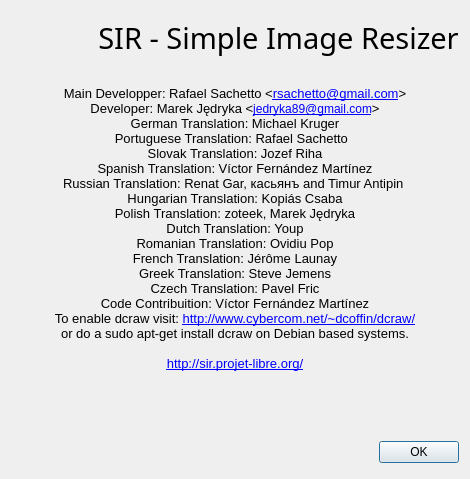
<?xml version="1.0" encoding="UTF-8"?>
<ui version="4.0">
 <class>About</class>
 <widget class="QDialog" name="About">
  <property name="geometry">
   <rect>
    <x>0</x>
    <y>0</y>
    <width>470</width>
    <height>479</height>
   </rect>
  </property>
  <property name="windowTitle">
   <string>Sir - Simple Image Resizer</string>
  </property>
  <property name="windowIcon">
   <iconset resource="../application.qrc">
    <normaloff>:/images/sir-32x32.png</normaloff>:/images/sir-32x32.png</iconset>
  </property>
  <layout class="QGridLayout" name="gridLayout">
   <item row="0" column="0">
    <layout class="QVBoxLayout" name="verticalLayout_3">
     <item>
      <layout class="QHBoxLayout" name="horizontalLayout_2">
       <item>
        <widget class="QLabel" name="label">
         <property name="text">
          <string/>
         </property>
         <property name="pixmap">
          <pixmap resource="../application.qrc">:/images/sir-64x64.png</pixmap>
         </property>
        </widget>
       </item>
       <item>
        <widget class="QLabel" name="label_2">
         <property name="font">
          <font>
           <family>Sui Generis</family>
           <pointsize>22</pointsize>
          </font>
         </property>
         <property name="text">
          <string>SIR - Simple Image Resizer</string>
         </property>
         <property name="textFormat">
          <enum>Qt::AutoText</enum>
         </property>
         <property name="alignment">
          <set>Qt::AlignCenter</set>
         </property>
        </widget>
       </item>
      </layout>
     </item>
     <item>
      <widget class="QLabel" name="label_3">
       <property name="text">
        <string>&lt;!DOCTYPE HTML PUBLIC &quot;-//W3C//DTD HTML 4.0//EN&quot; &quot;http://www.w3.org/TR/REC-html40/strict.dtd&quot;&gt;
&lt;html&gt;&lt;head&gt;&lt;meta name=&quot;qrichtext&quot; content=&quot;1&quot; /&gt;&lt;style type=&quot;text/css&quot;&gt;
p, li { white-space: pre-wrap; }
&lt;/style&gt;&lt;/head&gt;&lt;body style=&quot; font-family:'Sans Serif'; font-size:9pt; font-weight:400; font-style:normal;&quot;&gt;
&lt;p style=&quot;-qt-paragraph-type:empty; margin-top:0px; margin-bottom:0px; margin-left:0px; margin-right:0px; -qt-block-indent:0; text-indent:0px; font-family:'MS Shell Dlg 2'; font-size:10pt;&quot;&gt;&lt;br /&gt;&lt;/p&gt;
&lt;p style=&quot; margin-top:0px; margin-bottom:0px; margin-left:0px; margin-right:0px; -qt-block-indent:0; text-indent:0px;&quot;&gt;&lt;span style=&quot; font-family:'MS Shell Dlg 2'; font-size:10pt; color:#000000;&quot;&gt;Main Developper: Rafael Sachetto &amp;lt;&lt;/span&gt;&lt;a href=&quot;mailto:rsachetto@gmail.com&quot;&gt;&lt;span style=&quot; font-family:'MS Shell Dlg 2'; font-size:10pt; text-decoration: underline; color:#0000ff;&quot;&gt;rsachetto@gmail.com&lt;/span&gt;&lt;/a&gt;&lt;span style=&quot; font-family:'MS Shell Dlg 2'; font-size:10pt; color:#000000;&quot;&gt;&amp;gt;&lt;/span&gt;&lt;/p&gt;
&lt;p style=&quot; margin-top:0px; margin-bottom:0px; margin-left:0px; margin-right:0px; -qt-block-indent:0; text-indent:0px;&quot;&gt;&lt;span style=&quot; font-family:'MS Shell Dlg 2'; font-size:10pt; color:#000000;&quot;&gt;Developer: Marek Jędryka &amp;lt;&lt;/span&gt;&lt;a href=&quot;mailto:jedryka89@gmail.com&quot;&gt;&lt;span style=&quot; text-decoration: underline; color:#0000ff;&quot;&gt;jedryka89@gmail.com&lt;/span&gt;&lt;/a&gt;&lt;span style=&quot; font-family:'MS Shell Dlg 2'; font-size:10pt; color:#000000;&quot;&gt;&amp;gt;&lt;/span&gt;&lt;/p&gt;
&lt;p style=&quot; margin-top:0px; margin-bottom:0px; margin-left:0px; margin-right:0px; -qt-block-indent:0; text-indent:0px;&quot;&gt;&lt;span style=&quot; font-family:'MS Shell Dlg 2'; font-size:10pt; color:#000000;&quot;&gt;German Translation: Michael Kruger&lt;/span&gt;&lt;/p&gt;
&lt;p style=&quot; margin-top:0px; margin-bottom:0px; margin-left:0px; margin-right:0px; -qt-block-indent:0; text-indent:0px;&quot;&gt;&lt;span style=&quot; font-family:'MS Shell Dlg 2'; font-size:10pt; color:#000000;&quot;&gt;Portuguese Translation: Rafael Sachetto  &lt;/span&gt;&lt;/p&gt;
&lt;p style=&quot; margin-top:0px; margin-bottom:0px; margin-left:0px; margin-right:0px; -qt-block-indent:0; text-indent:0px;&quot;&gt;&lt;span style=&quot; font-family:'MS Shell Dlg 2'; font-size:10pt; color:#000000;&quot;&gt;Slovak Translation: Jozef Riha&lt;/span&gt;&lt;/p&gt;
&lt;p style=&quot; margin-top:0px; margin-bottom:0px; margin-left:0px; margin-right:0px; -qt-block-indent:0; text-indent:0px;&quot;&gt;&lt;span style=&quot; font-family:'MS Shell Dlg 2'; font-size:10pt; color:#000000;&quot;&gt;Spanish Translation: Víctor Fernández Martínez&lt;/span&gt;&lt;/p&gt;
&lt;p style=&quot; margin-top:0px; margin-bottom:0px; margin-left:0px; margin-right:0px; -qt-block-indent:0; text-indent:0px;&quot;&gt;&lt;span style=&quot; font-family:'MS Shell Dlg 2'; font-size:10pt; color:#000000;&quot;&gt;Russian Translation: Renat Gar, касьянъ and Timur Antipin&lt;/span&gt;&lt;span style=&quot; font-family:'MS Shell Dlg 2'; font-size:10pt; color:#00681c;&quot;&gt; &lt;/span&gt;&lt;/p&gt;
&lt;p style=&quot; margin-top:0px; margin-bottom:0px; margin-left:0px; margin-right:0px; -qt-block-indent:0; text-indent:0px;&quot;&gt;&lt;span style=&quot; font-family:'MS Shell Dlg 2'; font-size:10pt; color:#000000;&quot;&gt;Hungarian Translation: Kopiás Csaba&lt;/span&gt;&lt;/p&gt;
&lt;p style=&quot; margin-top:0px; margin-bottom:0px; margin-left:0px; margin-right:0px; -qt-block-indent:0; text-indent:0px;&quot;&gt;&lt;span style=&quot; font-family:'MS Shell Dlg 2'; font-size:10pt; color:#000000;&quot;&gt;Polish Translation: zoteek, Marek Jędryka&lt;/span&gt;&lt;/p&gt;
&lt;p style=&quot; margin-top:0px; margin-bottom:0px; margin-left:0px; margin-right:0px; -qt-block-indent:0; text-indent:0px;&quot;&gt;&lt;span style=&quot; font-family:'MS Shell Dlg 2'; font-size:10pt; color:#000000;&quot;&gt;Dutch Translation: Youp&lt;/span&gt;&lt;/p&gt;
&lt;p style=&quot; margin-top:0px; margin-bottom:0px; margin-left:0px; margin-right:0px; -qt-block-indent:0; text-indent:0px;&quot;&gt;&lt;span style=&quot; font-family:'MS Shell Dlg 2'; font-size:10pt; color:#000000;&quot;&gt;Romanian Translation: Ovidiu Pop&lt;/span&gt;&lt;/p&gt;
&lt;p style=&quot; margin-top:0px; margin-bottom:0px; margin-left:0px; margin-right:0px; -qt-block-indent:0; text-indent:0px;&quot;&gt;&lt;span style=&quot; font-family:'MS Shell Dlg 2'; font-size:10pt; color:#000000;&quot;&gt;French Translation: &lt;/span&gt;&lt;span style=&quot; font-family:'Verdana ,Bitstream Vera Sans ,Arial ,Helvetica ,Sans ,Bitstream Vera Serif'; font-size:10pt; color:#000000;&quot;&gt;Jérôme Launay&lt;/span&gt;&lt;/p&gt;
&lt;p style=&quot; margin-top:0px; margin-bottom:0px; margin-left:0px; margin-right:0px; -qt-block-indent:0; text-indent:0px;&quot;&gt;&lt;span style=&quot; font-family:'Verdana ,Bitstream Vera Sans ,Arial ,Helvetica ,Sans ,Bitstream Vera Serif'; font-size:10pt; color:#000000;&quot;&gt;Greek Translation: &lt;/span&gt;&lt;span style=&quot; font-family:'MS Shell Dlg 2'; font-size:10pt; color:#000000;&quot;&gt;Steve Jemens&lt;/span&gt;&lt;/p&gt;
&lt;p style=&quot; margin-top:0px; margin-bottom:0px; margin-left:0px; margin-right:0px; -qt-block-indent:0; text-indent:0px;&quot;&gt;&lt;span style=&quot; font-family:'Verdana ,Bitstream Vera Sans ,Arial ,Helvetica ,Sans ,Bitstream Vera Serif'; font-size:10pt; color:#000000;&quot;&gt;Czech Translation: &lt;/span&gt;&lt;span style=&quot; font-family:'MS Shell Dlg 2'; font-size:10pt; color:#000000;&quot;&gt;Pavel Fric&lt;/span&gt;&lt;/p&gt;
&lt;p style=&quot; margin-top:0px; margin-bottom:0px; margin-left:0px; margin-right:0px; -qt-block-indent:0; text-indent:0px;&quot;&gt;&lt;span style=&quot; font-family:'MS Shell Dlg 2'; font-size:10pt; color:#000000;&quot;&gt;Code Contribuition: Víctor Fernández Martínez&lt;/span&gt;&lt;/p&gt;
&lt;p style=&quot; margin-top:0px; margin-bottom:0px; margin-left:0px; margin-right:0px; -qt-block-indent:0; text-indent:0px;&quot;&gt;&lt;span style=&quot; font-family:'MS Shell Dlg 2'; font-size:10pt; color:#000000;&quot;&gt;To enable dcraw visit: &lt;/span&gt;&lt;a href=&quot;http://www.cybercom.net/~dcoffin/dcraw/&quot;&gt;&lt;span style=&quot; font-family:'Sans'; font-size:10pt; text-decoration: underline; color:#0000ff;&quot;&gt;http://www.cybercom.net/~dcoffin/dcraw/&lt;/span&gt;&lt;/a&gt;&lt;/p&gt;
&lt;p style=&quot; margin-top:0px; margin-bottom:0px; margin-left:0px; margin-right:0px; -qt-block-indent:0; text-indent:0px;&quot;&gt;&lt;span style=&quot; font-family:'MS Shell Dlg 2'; font-size:10pt; color:#000000;&quot;&gt;or do a sudo apt-get install dcraw on Debian based systems.&lt;/span&gt;&lt;/p&gt;
&lt;p style=&quot;-qt-paragraph-type:empty; margin-top:0px; margin-bottom:0px; margin-left:0px; margin-right:0px; -qt-block-indent:0; text-indent:0px; font-family:'MS Shell Dlg 2'; font-size:10pt; color:#000000;&quot;&gt;&lt;br /&gt;&lt;/p&gt;
&lt;p style=&quot; margin-top:0px; margin-bottom:0px; margin-left:0px; margin-right:0px; -qt-block-indent:0; text-indent:0px;&quot;&gt;&lt;a href=&quot;http://sir.projet-libre.org/&quot;&gt;&lt;span style=&quot; font-family:'MS Shell Dlg 2'; font-size:10pt; text-decoration: underline; color:#0000ff;&quot;&gt;http://sir.projet-libre.org/&lt;/span&gt;&lt;/a&gt;&lt;/p&gt;&lt;/body&gt;&lt;/html&gt;</string>
       </property>
       <property name="alignment">
        <set>Qt::AlignCenter</set>
       </property>
       <property name="openExternalLinks">
        <bool>true</bool>
       </property>
      </widget>
     </item>
     <item>
      <widget class="QLabel" name="version">
       <property name="text">
        <string/>
       </property>
       <property name="textFormat">
        <enum>Qt::PlainText</enum>
       </property>
       <property name="alignment">
        <set>Qt::AlignCenter</set>
       </property>
      </widget>
     </item>
     <item>
      <layout class="QHBoxLayout" name="buttonLayout">
       <property name="spacing">
        <number>6</number>
       </property>
       <property name="margin">
        <number>0</number>
       </property>
       <item>
        <spacer>
         <property name="orientation">
          <enum>Qt::Horizontal</enum>
         </property>
         <property name="sizeHint" stdset="0">
          <size>
           <width>131</width>
           <height>31</height>
          </size>
         </property>
        </spacer>
       </item>
       <item>
        <widget class="QPushButton" name="okButton">
         <property name="text">
          <string>OK</string>
         </property>
        </widget>
       </item>
      </layout>
     </item>
    </layout>
   </item>
  </layout>
 </widget>
 <resources>
  <include location="../application.qrc"/>
 </resources>
 <connections>
  <connection>
   <sender>okButton</sender>
   <signal>clicked()</signal>
   <receiver>About</receiver>
   <slot>accept()</slot>
   <hints>
    <hint type="sourcelabel">
     <x>278</x>
     <y>253</y>
    </hint>
    <hint type="destinationlabel">
     <x>96</x>
     <y>254</y>
    </hint>
   </hints>
  </connection>
 </connections>
</ui>
